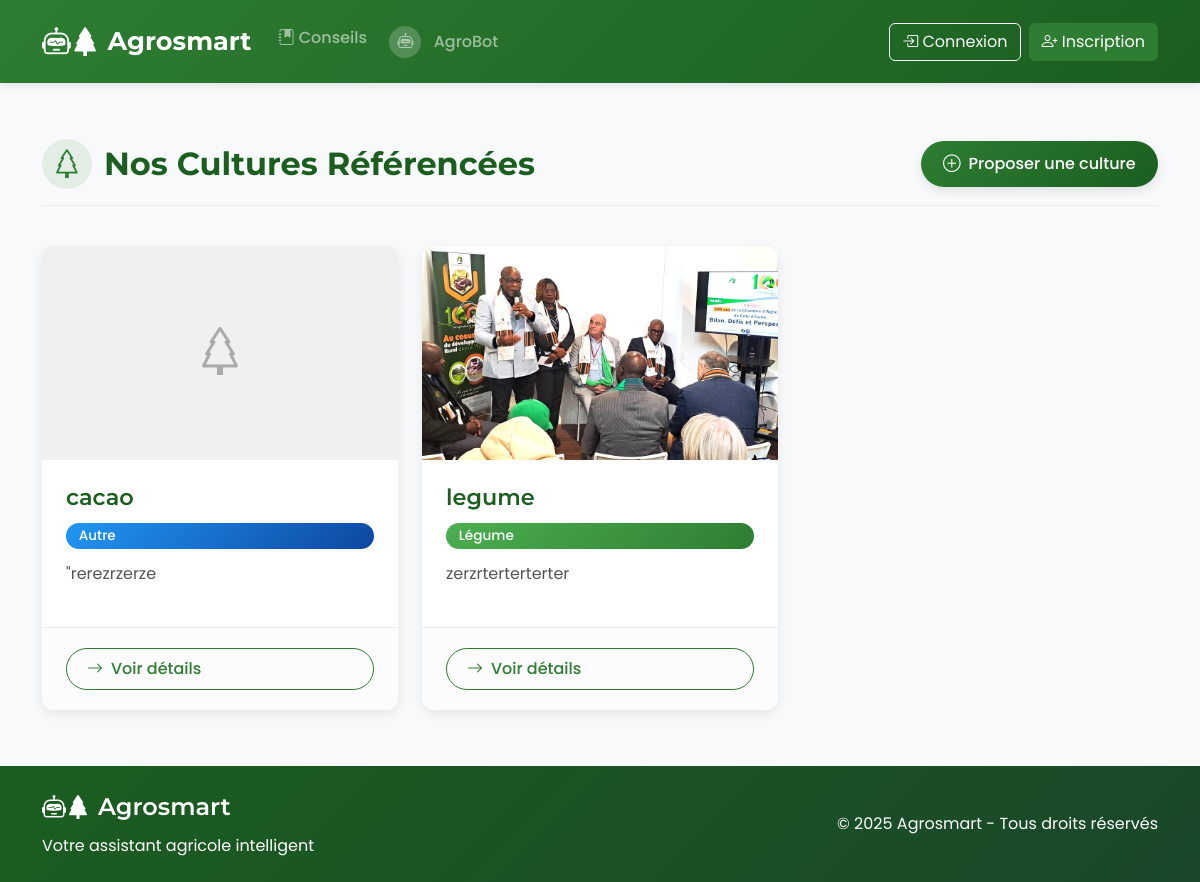
Page /cultures/ on the committed database.
### agriculture/models.py (models this page shows, shortened)
class Culture(models.Model):
    TYPE_CHOICES = [
        ('CEREALE', 'Céréale'),
        ('LEGUME', 'Légume'),
        ('FRUIT', 'Fruit'),
        ('TUBERCULE', 'Tubercule'),
        ('AUTRE', 'Autre'),
    ]
    type_culture = models.CharField(
        max_length=20,
        choices=TYPE_CHOICES,
        verbose_name="Type de culture"
    )
    slug = models.SlugField(unique=True, blank=True)
    nom = models.CharField(max_length=100, unique=True)
    cycle_croissance = models.PositiveIntegerField(help_text="Durée en jours")
    besoin_eau = models.PositiveIntegerField(help_text="Besoin en eau (mm/saison)")
    temperature_ideale = models.CharField(max_length=50, help_text="Plage de température idéale")
    description = models.TextField()
    image = models.ImageField(upload_to='cultures/', null=True, blank=True)
    active = models.BooleanField(default=True)

### agriculture/views.py (the view)
# urls.py: path('cultures/', views.ListeCulturesView.as_view(), name='liste_cultures'),
class ListeCulturesView(ListView):
    model = Culture
    template_name = 'agriculture/list_cultures.html'
    context_object_name = 'cultures'
    paginate_by = 10

### agriculture/templates/agriculture/list_cultures.html (shortened to what this page needs)
{% extends "base.html" %}
{% block content %}
<div class="page-header">
    <h1><i class="bi bi-tree"></i> Nos Cultures Référencées</h1>
    <a href="#" class="btn btn-add-culture" data-bs-toggle="modal" data-bs-target="#cultureModal">
        <i class="bi bi-plus-circle"></i> Proposer une culture
    </a>
</div>
<div class="row g-4">
    {% for culture in object_list %}
    <div class="col-md-6 col-lg-4">
        <div class="card culture-card h-100">
            <div class="culture-image-container">
                {% if culture.image %}
                <img src="{{ culture.image.url }}" class="culture-image" alt="{{ culture.nom }}" onerror="this.style.display='none'; document.getElementById('fallback-{{ culture.id }}').style.display='block';">
                {% else %}
                <div class="culture-image-fallback">
                    <i class="bi bi-tree"></i>
                </div>
                {% endif %}
            </div>
            <div class="card-body">
                <h3 class="card-title">{{ culture.nom }}</h3>
                <span class="badge culture-badge bg-{% if culture.type_culture == 'CEREALE' %}warning-gradient{% elif culture.type_culture == 'LEGUME' %}success-gradient{% else %}info-gradient{% endif %}">
                    {{ culture.get_type_culture_display }}
                </span>
                <p class="card-text">{{ culture.description|truncatewords:20 }}</p>
            </div>
            <div class="card-footer">
                <a href="{% url 'agriculture:detail_culture' culture.pk %}" class="btn btn-details">
                    <i class="bi bi-arrow-right"></i> Voir détails
                </a>
            </div>
        </div>
    </div>
    {% endfor %}
</div>
{% endblock %}

### agriculture/templates/base.html (style rules this page uses)
:root { --primary-color: #2e7d32; --primary-dark: #1b5e20; --primary-light: #4caf50; --accent-color: #ff8f00; --light-bg: #f8f9fa; --dark-text: #212121; --light-text: #f5f5f5; --gray-light: #e0e0e0; --transition: all 0.3s ease; }
body { font-family: 'Poppins', sans-serif; background-color: var(--light-bg); color: var(--dark-text); min-height: 100vh; display: flex; flex-direction: column; }
h1, h2, h3, h4, h5, h6, .navbar-brand { font-family: 'Montserrat', sans-serif; font-weight: 600; }
.card { border: none; box-shadow: 0 4px 12px rgba(0, 0, 0, 0.08); border-radius: 0.5rem; overflow: hidden; transition: var(--transition); }

### agriculture/templates/agriculture/list_cultures.html (style rules this page uses)
.page-header { display: flex; justify-content: space-between; align-items: center; margin-bottom: 2.5rem; padding-bottom: 1rem; border-bottom: 1px solid rgba(46, 125, 50, 0.1); }
.page-header h1 { margin: 0; font-size: 2rem; font-weight: 700; color: var(--primary-dark); display: flex; align-items: center; gap: 0.75rem; }
.page-header h1 i { font-size: 1.8rem; color: var(--primary-color); background-color: rgba(46, 125, 50, 0.1); width: 50px; height: 50px; display: flex; align-items: center; justify-content: center; border-radius: 50%; }
.btn-add-culture { background: linear-gradient(135deg, var(--primary-color), var(--primary-dark)); border: none; border-radius: 50px; padding: 0.6rem 1.4rem; font-weight: 500; color: white; display: flex; align-items: center; gap: 0.5rem; box-shadow: 0 4px 10px rgba(0, 0, 0, 0.1); transition: all 0.3s ease; }
.btn-add-culture i { font-size: 1.1rem; }
.culture-card { border: none; border-radius: 0.75rem; overflow: hidden; box-shadow: 0 4px 12px rgba(0, 0, 0, 0.08); height: 100%; transition: all 0.3s ease; display: flex; flex-direction: column; }
.culture-image-container { position: relative; width: 100%; height: 0; padding-bottom: 60%; overflow: hidden; background-color: #f0f0f0; }
.culture-image { position: absolute; top: 0; left: 0; width: 100%; height: 100%; object-fit: cover; object-position: center; transition: all 0.5s ease; }
.culture-image-fallback { position: absolute; top: 50%; left: 50%; transform: translate(-50%, -50%); font-size: 3rem; color: #aaa; }
.culture-card .card-body { padding: 1.5rem; flex-grow: 1; display: flex; flex-direction: column; }
.culture-card .card-title { font-size: 1.4rem; font-weight: 600; color: var(--primary-dark); margin-bottom: 0.75rem; }
.culture-badge { display: inline-flex; align-items: center; padding: 0.4rem 0.8rem; border-radius: 50px; font-size: 0.85rem; font-weight: 500; }
.bg-success-gradient { background: linear-gradient(135deg, #4CAF50, #2E7D32); color: #fff; }
.bg-info-gradient { background: linear-gradient(135deg, #2196F3, #0D47A1); color: #fff; }
.culture-card .card-text { color: #555; margin-top: 0.75rem; margin-bottom: 1rem; flex-grow: 1; line-height: 1.6; }
.culture-card .card-footer { padding: 1.25rem 1.5rem; border-top: 1px solid rgba(0, 0, 0, 0.05); background-color: rgba(0, 0, 0, 0.01); }
.btn-details { display: flex; align-items: center; gap: 0.5rem; border-color: var(--primary-color); color: var(--primary-color); border-radius: 50px; padding: 0.5rem 1.25rem; font-weight: 500; transition: all 0.3s ease; }
.btn-details i { transition: transform 0.3s ease; }

### rows in the picture
Culture: nom "cacao", type_culture "Autre", description "\"rerezrzerze"
Culture: image (picture), nom "legume", type_culture "Légume", description "zerzrterterterter"
